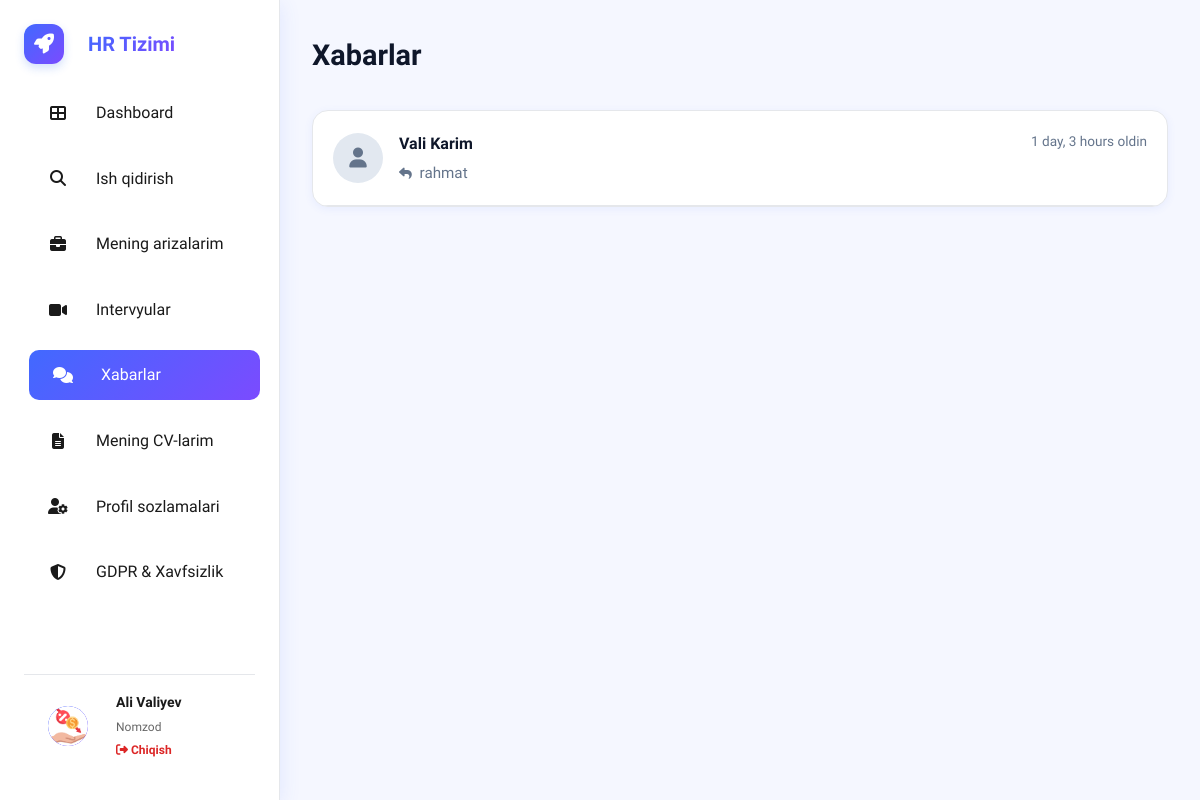
The app's page /candidate/inbox/ (signed in) with its own data.
### hr_bolim/models.py (models this page shows, shortened)
class User(AbstractUser):
    ROLE_CHOICES = (
        ("candidate","Ish izlovchi"),
        ("employer","Ish beruvchi"),
        ("admin","Admin")
    )
    role = models.CharField(max_length=20,choices=ROLE_CHOICES)
    phone = models.CharField(max_length=20,blank=True,null=True)
    consent_given = models.BooleanField(default=False)
    consent_date = models.DateTimeField(blank=True,null=True)
    consent_policy_version = models.CharField(max_length=10,blank=True,null=True)
    data_retention_until = models.DateTimeField(blank=True,null=True)
    is_delete = models .BooleanField(default=False)
    created_at = models.DateTimeField(auto_now_add=True)
    update_at = models.DateTimeField(auto_now=True)
    is_staff = models.BooleanField(default=False)
    is_superuser = models.BooleanField(default=False)

class CandidateProfile(models.Model):
    user = models.OneToOneField(User, on_delete=models.CASCADE, related_name='candidate_profile')
    profile_picture = models.ImageField(upload_to='profile_pics/', blank=True, null=True)
    profession = models.CharField(max_length=150, blank=True, null=True, help_text="Ex: Software Engineer")
    location = models.CharField(max_length=150, blank=True, null=True)
    about_me = models.TextField(blank=True, null=True)
    skills = models.TextField(blank=True, null=True, help_text="Comma separated skills")
    profile_views = models.PositiveIntegerField(default=0)
    is_processing_restricted = models.BooleanField(default=False, help_text="User restricted data processing")
    experience_years = models.PositiveIntegerField(default=0, help_text="Total years of experience")
    resume_file = models.FileField(upload_to='resumes/default/', blank=True, null=True, help_text="Default CV for 1-click apply")
    linkedin = models.URLField(blank=True, null=True)
    github = models.URLField(blank=True, null=True)
    portfolio = models.URLField(blank=True, null=True)
    created_at = models.DateTimeField(auto_now_add=True)
    updated_at = models.DateTimeField(auto_now=True)

class Message(models.Model):
    sender = models.ForeignKey(User, on_delete=models.CASCADE, related_name='sent_messages')
    recipient = models.ForeignKey(User, on_delete=models.CASCADE, related_name='received_messages')
    content = models.TextField(blank=True)
    attachment = models.FileField(upload_to='messages/', blank=True, null=True)
    is_read = models.BooleanField(default=False)
    timestamp = models.DateTimeField(auto_now_add=True)

### hr_bolim/views.py (the view)
# urls.py: path('candidate/inbox/', inbox, name='inbox'),
@login_required
def inbox(request):
    sent_to = Message.objects.filter(sender=request.user).values_list('recipient', flat=True)
    received_from = Message.objects.filter(recipient=request.user).values_list('sender', flat=True)
    user_ids = set(list(sent_to) + list(received_from))
    conversations = []
    for user_id in user_ids:
        other_user = User.objects.get(id=user_id)
        last_msg = Message.objects.filter(
            Q(sender=request.user, recipient=other_user) |
            Q(sender=other_user, recipient=request.user)
        ).order_by('-timestamp').first()
        conversations.append({
            'user': other_user,
            'last_message': last_msg
        })
    conversations.sort(key=lambda x: x['last_message'].timestamp, reverse=True)
    return render(request, 'hr_bolim/candidate/inbox.html', {'conversations': conversations})

### hr_bolim/templates/hr_bolim/candidate/inbox.html (shortened to what this page needs)
{% extends 'hr_bolim/candidate/base_candidate.html' %}
{% block content %}
<div class="page-header" style="margin-bottom: 2rem;">
    <h1 style="font-size: 1.8rem; font-weight: 700; color: var(--dark);">Xabarlar</h1>
</div>
<div class="card" style="padding: 0; overflow: hidden;">
    {% if conversations %}
        <div class="conversation-list">
            {% for chat in conversations %}
            <a href="{% url 'chat_detail' chat.user.id %}" class="conversation-item" style="display: flex; align-items: center; gap: 1rem; padding: 1.25rem; border-bottom: 1px solid var(--border); text-decoration: none; color: inherit; transition: background 0.2s;">
                <div style="width: 50px; height: 50px; background: #e2e8f0; border-radius: 50%; display: flex; align-items: center; justify-content: center; font-size: 1.25rem; color: var(--secondary);">
                    <i class="fas fa-user"></i>
                </div>
                <div style="flex: 1;">
                    <div style="display: flex; justify-content: space-between; margin-bottom: 0.25rem;">
                        <h4 style="font-weight: 600; color: var(--dark);">
                            {{ chat.user.get_full_name|default:chat.user.username }}
                        </h4>
                        <span style="font-size: 0.85rem; color: var(--secondary);">
                            {{ chat.last_message.timestamp|timesince }} oldin
                        </span>
                    </div>
                    <p style="color: var(--text-secondary); font-size: 0.95rem; white-space: nowrap; overflow: hidden; text-overflow: ellipsis; max-width: 90%;">
                        {% if chat.last_message.sender == request.user %}
                            <i class="fas fa-reply" style="font-size: 0.8rem; margin-right: 0.25rem;"></i>
                        {% endif %}
                        {{ chat.last_message.content }}
                    </p>
                </div>
            </a>
            {% endfor %}
        </div>
    {% endif %}
</div>
{% endblock %}

### hr_bolim/templates/hr_bolim/candidate/base_candidate.html (shortened to what this page needs)
{% load static %}
<!DOCTYPE html>
<html lang="uz">
<head>
    <link rel="stylesheet" href="https://cdnjs.cloudflare.com/ajax/libs/font-awesome/6.4.0/css/all.min.css">
    <link rel="stylesheet" href="{% static 'css/candidate.css' %}">
</head>
<body>
    <aside class="sidebar" id="sidebar">
        <a href="{% url 'home' %}" class="brand">
            <div class="brand-logo"><i class="fas fa-rocket"></i></div>
            <div class="brand-name">HR Tizimi</div>
        </a>
        <ul class="nav-menu">
            <li>
                <a href="{% url 'candidate_dashboard' %}" class="nav-link {% if request.resolver_match.url_name == 'candidate_dashboard' %}active{% endif %}">
                    <i class="fas fa-th-large"></i> Dashboard
                </a>
            </li>
            <li>
                <a href="{% url 'jobs_list' %}" class="nav-link">
                    <i class="fas fa-search"></i> Ish qidirish
                </a>
            </li>
            <li>
                <a href="{% url 'my_applications' %}" class="nav-link {% if request.resolver_match.url_name == 'my_applications' %}active{% endif %}">
                    <i class="fas fa-briefcase"></i> Mening arizalarim
                </a>
            </li>
            <li>
                <a href="{% url 'candidate_interviews' %}" class="nav-link {% if request.resolver_match.url_name == 'candidate_interviews' %}active{% endif %}">
                    <i class="fas fa-video"></i> Intervyular
                </a>
            </li>
            <li>
                <a href="{% url 'inbox' %}" class="nav-link {% if 'inbox' in request.resolver_match.url_name or 'chat' in request.resolver_match.url_name %}active{% endif %}">
                    <i class="fas fa-comments"></i> Xabarlar
                </a>
            </li>
            <li>
                <a href="{% url 'candidate_cv' %}" class="nav-link {% if 'candidate_cv' in request.resolver_match.url_name or 'add_' in request.resolver_match.url_name %}active{% endif %}">
                    <i class="fas fa-file-alt"></i> Mening CV-larim
                </a>
            </li>
            <li>
                <a href="{% url 'candidate_profile' %}" class="nav-link {% if request.resolver_match.url_name == 'candidate_profile' %}active{% endif %}">
                    <i class="fas fa-user-cog"></i> Profil sozlamalari
                </a>
            </li>
            <li>
                <a href="{% url 'candidate_gdpr' %}" class="nav-link {% if request.resolver_match.url_name == 'candidate_gdpr' %}active{% endif %}">
                    <i class="fas fa-shield-alt"></i> GDPR & Xavfsizlik
                </a>
            </li>
        </ul>
        <div class="user-profile-sidebar">
            <div class="avatar-sm">
                {% if user.candidate_profile.profile_picture %}
                    <img src="{{ user.candidate_profile.profile_picture.url }}" alt="Profile" style="width:100%; height:100%; border-radius:50%; object-fit:cover;">
                {% else %}
                    <i class="fas fa-user"></i>
                {% endif %}
            </div>
            <div class="user-info-sidebar">
                <h4>{{ user.first_name }} {{ user.last_name }}</h4>
                <p>Nomzod</p>
                <a href="{% url 'logout' %}" style="color:var(--danger); font-size:0.75rem; text-decoration:none; margin-top:0.25rem; display:block; font-weight:600;">
                    <i class="fas fa-sign-out-alt"></i> Chiqish
                </a>
            </div>
        </div>
    </aside>
    <main class="main-content">
        {% block content %}
        {% endblock %}
    </main>
</body>
</html>

### static/css/candidate.css (style rules this page uses)
:root { --primary: #2563eb; --primary-hover: #1d4ed8; --primary-dark: #1e3a8a; --primary-light: #eff6ff; --secondary: #64748b; --success: #10b981; --danger: #ef4444; --warning: #f59e0b; --dark: #0f172a; --text-main: #334155; --text-secondary: #64748b; --bg-body: #f1f5f9; --card-bg: #ffffff; --border: #e2e8f0; --sidebar-width: 280px; --header-height: 70px; --radius-lg: 16px; --radius-md: 10px; --shadow-sm: 0 1px 3px rgba(0, 0, 0, 0.1); --shadow-md: 0 4px 6px -1px rgba(0, 0, 0, 0.1); --transition: all 0.3s ease; }
* { margin: 0; padding: 0; box-sizing: border-box; font-family: 'Onest', sans-serif; }
body { background-color: var(--bg-body); color: var(--text-main); display: flex; min-height: 100vh; }
a { text-decoration: none; color: inherit; transition: var(--transition); }
ul { list-style: none; }
.sidebar { width: var(--sidebar-width); background: var(--card-bg); border-right: 1px solid var(--border); position: fixed; height: 100vh; left: 0; top: 0; display: flex; flex-direction: column; padding: 1.5rem; z-index: 100; transition: transform 0.3s ease; }
.brand { display: flex; align-items: center; gap: 0.75rem; margin-bottom: 2.5rem; color: var(--dark); }
.brand-logo { width: 40px; height: 40px; background: var(--primary); background: linear-gradient(135deg, var(--primary), var(--primary-hover)); border-radius: 10px; display: flex; align-items: center; justify-content: center; color: white; font-size: 1.25rem; box-shadow: 0 4px 10px rgba(37, 99, 235, 0.2); }
.brand-name { font-size: 1.25rem; font-weight: 700; color: var(--dark); }
.nav-menu { display: flex; flex-direction: column; gap: 0.5rem; flex: 1; }
.nav-link { display: flex; align-items: center; gap: 1rem; padding: 0.875rem 1rem; color: var(--secondary); border-radius: var(--radius-md); font-weight: 500; }
.nav-link:hover, .nav-link.active { background: var(--primary-light); color: var(--primary); }
.nav-link i { width: 20px; text-align: center; }
.user-profile-sidebar { display: flex; align-items: center; gap: 1rem; padding-top: 1.5rem; border-top: 1px solid var(--border); }
.avatar-sm { width: 40px; height: 40px; border-radius: 50%; object-fit: cover; background: #e2e8f0; display: flex; align-items: center; justify-content: center; color: var(--secondary); overflow: hidden; }
.user-info-sidebar h4 { font-size: 0.9rem; font-weight: 600; margin-bottom: 2px; color: var(--dark); }
.user-info-sidebar p { font-size: 0.75rem; color: var(--secondary); }
.main-content { margin-left: var(--sidebar-width); flex: 1; padding: 2rem; width: calc(100% - var(--sidebar-width)); }
.card { background: var(--card-bg); border-radius: var(--radius-lg); box-shadow: var(--shadow-sm); border: 1px solid var(--border); padding: 2rem; margin-bottom: 2rem; }

### hr_bolim/templates/hr_bolim/candidate/inbox.html (style rules this page uses)
.conversation-item:last-child { border-bottom: none; }

### records on screen
User: candidate_profile.profile_picture (picture), first_name "Ali", last_name "Valiyev"
User: user.get_full_name "Vali Karim", last_message.timestamp "1 day, 3 hours", last_message.content "rahmat"
